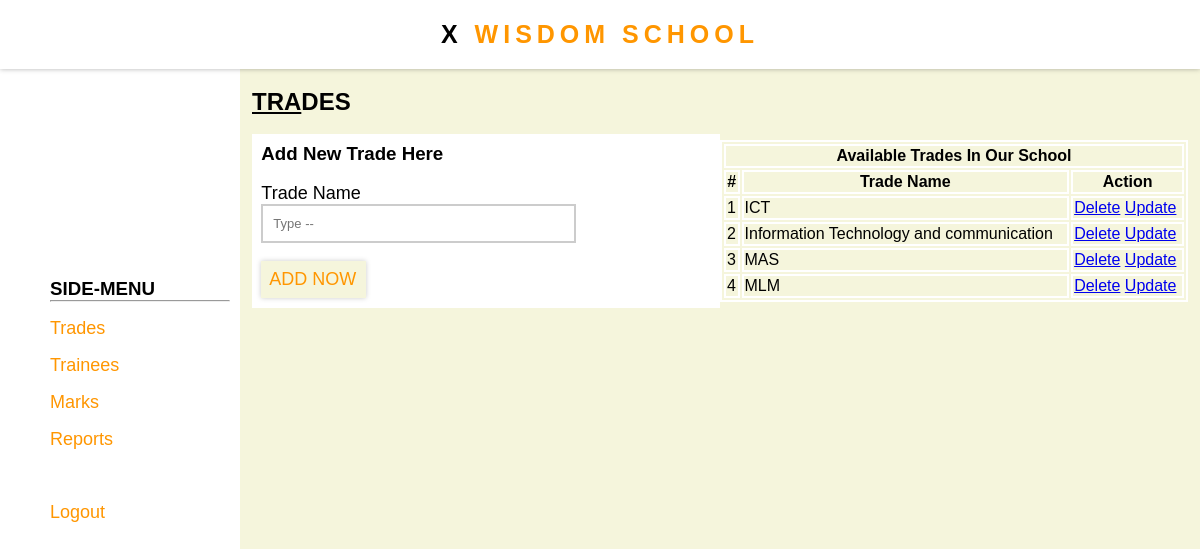
Screenshot of /home.php (signed in) with the database file from the repository.
### tables this page shows
CREATE TABLE `Trade` (
  `Trade_Id` int(11) NOT NULL,
  `Trade_Name` varchar(100) NOT NULL
);

### home.php (the view, shortened to what this page needs)
<?php
include "components/php/connection.php";
?>
<!DOCTYPE html>
<html lang="en">
<head>
    <link rel="stylesheet" href="components/css/style.css">
</head>
<body>
    <div class="whole-page">
        <div class="top">
        </div>
        <div class="side-menu">
        </div>
        <div class="page-content">
            <h2><u>TRA</u>DES</h2>
             <br>
            <div class="two-part">
                <div class="part-one">
                   <?php
                   $what="add";
                   if($what=="add"){
                    ?>
                     <form action="" method="post">
                        <h3>Add New Trade Here</h3>
                        <br>
                        <p>
                            <label for="">Trade Name</label><br>
                            <input type="text" name="tradeName" placeholder="Type --">
                        </p>
                        <p>
                            <br>
                            <input type="submit" value="Add Now" name="addTrade">
                        </p>
                    </form>
                    <?php
                   }
                   ?>
                </div>
                <div class="part-two">
                    <table>
                        <tr>
                            <th colspan="100"> Available Trades In Our School
                            </th>
                        </tr>
                        <tr>
                            <th>#</th>
                            <th>Trade Name</th>
                            <th>Action</th>
                        </tr>
                        <?php
                        $query="SELECT * from Trade";
                        $getTrades=mysqli_query($connect,$query);
                        if(mysqli_num_rows($getTrades)==0){
                            ?>
                            <tr>
                                <th colspan="100">No Data Found</th>
                            </tr>
                            <?php
                        }
                        else{
                            $no=1;
                            while($trades=mysqli_fetch_array($getTrades)){
                                ?>
                                <tr>
                                    <td><?php echo $no;?></td>
                                    <td><?php echo $trades['Trade_Name'];?></td>
                                    <td>
                                        <a href="home.php?delete=<?php echo $trades['Trade_Id'];?>" onclick="return confirm('Are You Sure About Deleting <?php echo $trades['Trade_Name'];?>')">Delete</a>
                                        <a href="home.php?what=<?php echo $trades['Trade_Id']?>">Update</a>
                                    </td>
                                </tr>
                                <?php
                                $no++;
                            }
                        }
                        ?>
                    </table>
                </div>
            </div>
        </div>
</body>
</html>

### components/css/style.css (style rules this page uses)
* { background-color: beige; font-family: karl,sans-serif; box-sizing: border-box; margin: 0%; }
.form-head,.nav-title { color: rgb(255, 150, 0); text-align: center; font-size: 25px; letter-spacing: 5px; text-transform: uppercase; }
form { background: white; padding: 2%; }
label,input,h3,p,span,a,ol,li,h2,nav,div { background: transparent; }
label { font-size: large; }
input[type="text"],input[type="password"],select { width: 70%; font-size: small; border: 2px solid #ccc; padding: 10px; transition: border-color 0.3s, box-shadow 0.3s; }
input[type="submit"] { color: rgb(255, 150, 0); border: 0; font-size: large; text-transform: uppercase; background: beige; padding: 8px; padding-right: 10px; cursor: pointer; box-shadow: 0 0 5px #ccc; }
.top { position: fixed; top: 0%; left: 0%; background: white; width: 100%; z-index: 10; padding: 20px; box-shadow: 0px 0px 5px rgba(0, 0, 0, 0.3); }
.side-menu { background: white; width: 20vw; padding: 10px; height: 100vh; box-sizing: border-box; margin: 0; position: fixed; left: 0px; top: 0px; z-index: 1; }
.container { width: 100%; display: flex; justify-content: center; align-items: center; height: 100%; }
.in_center { width: 100%; height: auto; align-self: center; }
.text-black { color: black; }
.in_center li { list-style: none; font-size: large; margin-top: 2vh; }
.in_center li a { text-decoration: none; color: rgb(255, 150, 0); }
.text-blue { color: red; }
.page-content { margin-left: 21vw; margin-top: 11vh; width: 78vw; height: 88vh; overflow: auto; }
.two-part { display: flex; justify-content: center; }
.part-one { width: 50%; align-self: center; }
.part-two { width: 50%; align-self: center; }
table { width: 100%; }
table,tr,td,th { border: 2px solid white; }

### rows the page displays
trade: Trade_Name "ICT"
trade: Trade_Name "Information Technology and communication"
trade: Trade_Name "MAS"
trade: Trade_Name "MLM"
